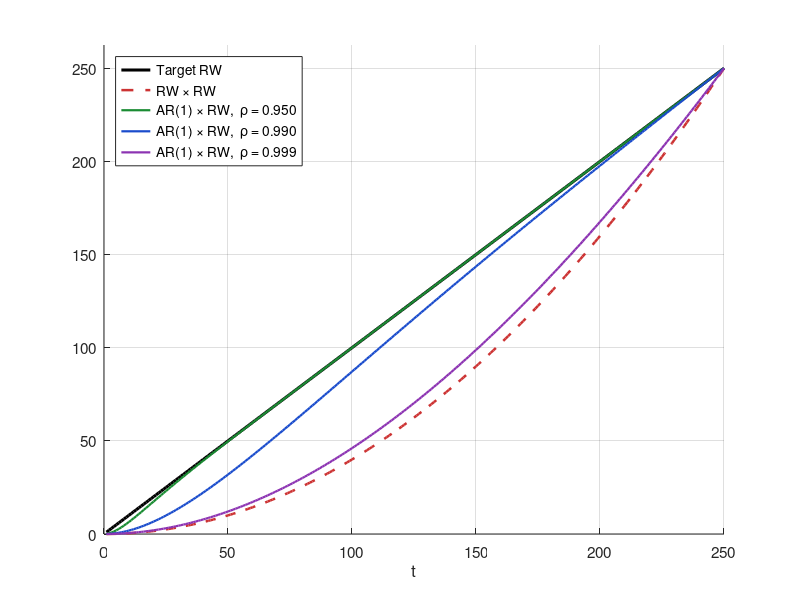
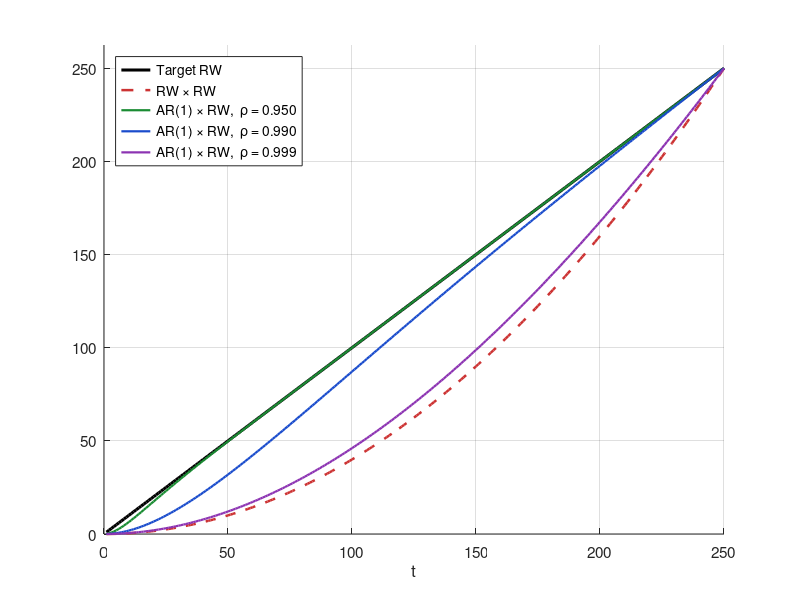

Write MATLAB code to recreate these figures, in order.
%% var_evolution_plot.m
% Plots the variance evolution of the per-element TV coefficient under
% three specifications, on a common horizon T = 250:
%
%   1. Unrestricted RW (target benchmark): Var(theta_{ij,t}) = t.
%   2. Symmetric RW x RW bilinear approx:  Var(tilde theta_{ij,t}) = t^2 / T.
%   3. AR(1) x RW bilinear refinement:     Var(tilde theta_{ij,t})
%                                          = t * (1 - rho^(2t)) / (1 - rho^(2T)),
%      under the MATCH-AT-T calibration
%      v^a = (1 - rho^2) / (1 - rho^(2T)) * (T/R)^(1/2),  v^b = (RT)^(-1/2).
%      This calibration makes Var = T exactly at the endpoint for every rho.
%
% Saves the figure as PDF + PNG inside the Overleaf folder for direct
% inclusion via \includegraphics.

clear; 
clc; 
close all;

T = 250;
t = 1:T;

% --- 1. Unrestricted RW target ---
var_target = t;

% --- 2. Symmetric RW x RW (current bilinear, calibrated to hit T at endpoint) ---
var_sym = t.^2 / T;

% --- 3. AR(1) x RW for several persistence values ---
rho_grid = [0.95, 0.99, 0.999];
var_ar   = zeros(numel(rho_grid), T);
for k = 1:numel(rho_grid)
    rho = rho_grid(k);
    var_ar(k, :) = t .* (1 - rho.^(2*t)) ./ (1 - rho.^(2*T));
end

%% ---- Plot ----------------------------------------------------------------

fig = figure('Position', [100, 100, 900, 560]);
hold on;

% Target: black solid, thick
plot(t, var_target, 'k-', 'LineWidth', 2.2, ...
     'DisplayName', 'Target RW');

% Symmetric: red dashed
plot(t, var_sym,    '--', 'Color', [0.80 0.20 0.20], 'LineWidth', 1.8, ...
     'DisplayName', 'RW \times RW');

% AR(1) variants: distinct colors
colors_ar = [0.10 0.55 0.20;   % green for 0.95
             0.10 0.30 0.80;   % blue  for 0.99
             0.55 0.20 0.70];  % purple for 0.999
for k = 1:numel(rho_grid)
    plot(t, var_ar(k, :), '-', 'Color', colors_ar(k, :), 'LineWidth', 1.6, ...
         'DisplayName', sprintf('AR(1) \\times RW,  \\rho = %.3f', rho_grid(k)));
end

hold off;
grid on;
xlim([0, T]);
ylim([0, T*1.05]);
xlabel('t', 'FontSize', 12);
legend('Location', 'northwest', 'FontSize', 12);
set(gca, 'FontSize', 11);

%% ---- Save into Overleaf folder ------------------------------------------

out_dir = fullfile(pwd, 'Overleaf');
if ~exist(out_dir, 'dir'); mkdir(out_dir); end

exportgraphics(fig, fullfile(out_dir, 'var_evolution.pdf'), 'ContentType', 'vector');
exportgraphics(fig, fullfile(out_dir, 'var_evolution.png'), 'Resolution', 200);
fprintf('Saved: var_evolution.{pdf,png} in %s\n', out_dir);
